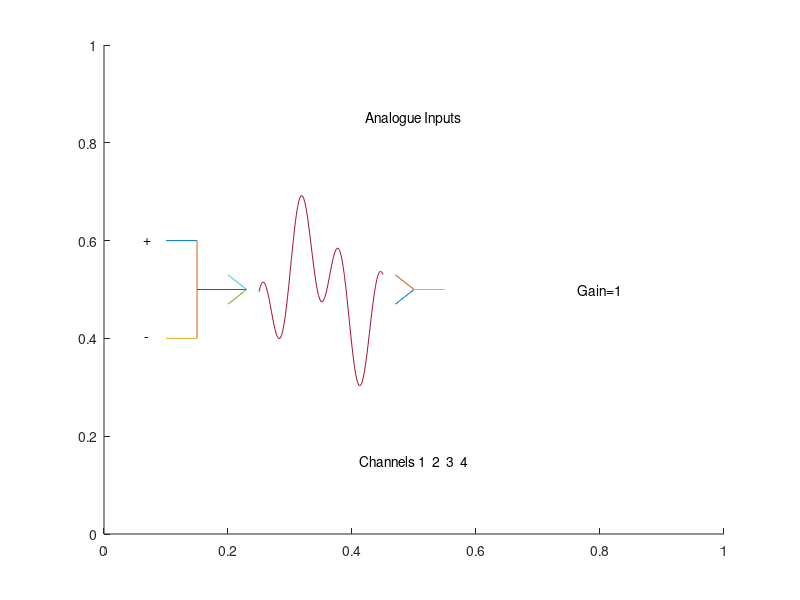

Source code (MATLAB):
% ==========================================
% DAQ_Read_icon.m


% ==========================================
% Set up plot;
gca; cla;
axis([0 1 0 1]);
hold on;
set(gcf, 'position', [50 50 200 90]);

lowsign = '-';
gain_str = '1';
channels = [1 2 3 4];

% ==========================================
% Begin:

text(0.5, 0.85, 'Analogue Inputs', 'HorizontalAlignment', 'center', 'VerticalAlignment', 'middle');

plot([0.1 0.15 0.15; 0.15 0.15 0.1], [0.6 0.6 0.4; 0.6 0.4 0.4]);
plot([0.15 0.2 0.23; 0.23 0.23 0.2], [0.5 0.47 0.5; 0.5 0.5 0.53]);

plot([0.25:0.002:0.45], 0.1.*(-sin(70.*[0.2:0.001:0.3]+0.5)+sin(200.*[0.2:0.001:0.3]-1.2))+0.5);

plot([0.47 0.5 0.5; 0.5 0.47 0.55], [0.47 0.5 0.5; 0.5 0.53 0.5]);

text(0.07, 0.6, '+', 'HorizontalAlignment', 'center', 'VerticalAlignment', 'middle');
text(0.07, 0.4, lowsign, 'HorizontalAlignment', 'center', 'VerticalAlignment', 'middle');

text(0.8, 0.5, ['Gain=', gain_str], 'HorizontalAlignment', 'center', 'VerticalAlignment', 'middle');

text(0.5, 0.15, ['Channels ', num2str(channels)], 'HorizontalAlignment', 'center', 'VerticalAlignment', 'middle');

% ==========================================
% End of file